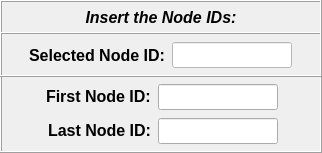
     <widget class="QFrame" name="frame_7">
      <property name="geometry">
       <rect>
        <x>54</x>
        <y>8</y>
        <width>322</width>
        <height>153</height>
       </rect>
      </property>
      <property name="minimumSize">
       <size>
        <width>322</width>
        <height>0</height>
       </size>
      </property>
      <property name="maximumSize">
       <size>
        <width>322</width>
        <height>16777215</height>
       </size>
      </property>
      <property name="frameShape">
       <enum>QFrame::Box</enum>
      </property>
      <property name="frameShadow">
       <enum>QFrame::Raised</enum>
      </property>
      <widget class="QLabel" name="label_7">
       <property name="geometry">
        <rect>
         <x>0</x>
         <y>0</y>
         <width>322</width>
         <height>34</height>
        </rect>
       </property>
       <property name="minimumSize">
        <size>
         <width>322</width>
         <height>34</height>
        </size>
       </property>
       <property name="maximumSize">
        <size>
         <width>322</width>
         <height>34</height>
        </size>
       </property>
       <property name="font">
        <font>
         <family>Arial</family>
         <pointsize>12</pointsize>
         <weight>75</weight>
         <italic>true</italic>
         <bold>true</bold>
        </font>
       </property>
       <property name="frameShape">
        <enum>QFrame::Box</enum>
       </property>
       <property name="frameShadow">
        <enum>QFrame::Raised</enum>
       </property>
       <property name="text">
        <string>Insert the Node IDs:</string>
       </property>
       <property name="alignment">
        <set>Qt::AlignCenter</set>
       </property>
      </widget>
      <widget class="QLineEdit" name="lineEdit_id_labels_2">
       <property name="enabled">
        <bool>false</bool>
       </property>
       <property name="geometry">
        <rect>
         <x>16</x>
         <y>84</y>
         <width>139</width>
         <height>25</height>
        </rect>
       </property>
       <property name="palette">
        <palette>
         <active>
          <colorrole role="WindowText">
           <brush brushstyle="SolidPattern">
            <color alpha="255">
             <red>0</red>
             <green>0</green>
             <blue>0</blue>
            </color>
           </brush>
          </colorrole>
          <colorrole role="Dark">
           <brush brushstyle="SolidPattern">
            <color alpha="255">
             <red>0</red>
             <green>0</green>
             <blue>0</blue>
            </color>
           </brush>
          </colorrole>
          <colorrole role="Text">
           <brush brushstyle="SolidPattern">
            <color alpha="255">
             <red>0</red>
             <green>0</green>
             <blue>0</blue>
            </color>
           </brush>
          </colorrole>
          <colorrole role="ButtonText">
           <brush brushstyle="SolidPattern">
            <color alpha="255">
             <red>0</red>
             <green>0</green>
             <blue>0</blue>
            </color>
           </brush>
          </colorrole>
         </active>
         <inactive>
          <colorrole role="WindowText">
           <brush brushstyle="SolidPattern">
            <color alpha="255">
             <red>0</red>
             <green>0</green>
             <blue>0</blue>
            </color>
           </brush>
          </colorrole>
          <colorrole role="Dark">
           <brush brushstyle="SolidPattern">
            <color alpha="255">
             <red>0</red>
             <green>0</green>
             <blue>0</blue>
            </color>
           </brush>
          </colorrole>
          <colorrole role="Text">
           <brush brushstyle="SolidPattern">
            <color alpha="255">
             <red>0</red>
             <green>0</green>
             <blue>0</blue>
            </color>
           </brush>
          </colorrole>
          <colorrole role="ButtonText">
           <brush brushstyle="SolidPattern">
            <color alpha="255">
             <red>0</red>
             <green>0</green>
             <blue>0</blue>
            </color>
           </brush>
          </colorrole>
         </inactive>
         <disabled>
          <colorrole role="WindowText">
           <brush brushstyle="SolidPattern">
            <color alpha="255">
             <red>0</red>
             <green>0</green>
             <blue>0</blue>
            </color>
           </brush>
          </colorrole>
          <colorrole role="Dark">
           <brush brushstyle="SolidPattern">
            <color alpha="255">
             <red>0</red>
             <green>0</green>
             <blue>0</blue>
            </color>
           </brush>
          </colorrole>
          <colorrole role="Text">
           <brush brushstyle="SolidPattern">
            <color alpha="255">
             <red>0</red>
             <green>0</green>
             <blue>0</blue>
            </color>
           </brush>
          </colorrole>
          <colorrole role="ButtonText">
           <brush brushstyle="SolidPattern">
            <color alpha="255">
             <red>0</red>
             <green>0</green>
             <blue>0</blue>
            </color>
           </brush>
          </colorrole>
         </disabled>
        </palette>
       </property>
       <property name="font">
        <font>
         <family>Arial</family>
         <pointsize>12</pointsize>
         <weight>75</weight>
         <italic>false</italic>
         <bold>true</bold>
        </font>
       </property>
       <property name="focusPolicy">
        <enum>Qt::ClickFocus</enum>
       </property>
       <property name="autoFillBackground">
        <bool>false</bool>
       </property>
       <property name="text">
        <string>First Node ID:</string>
       </property>
       <property name="frame">
        <bool>false</bool>
       </property>
       <property name="alignment">
        <set>Qt::AlignRight|Qt::AlignTrailing|Qt::AlignVCenter</set>
       </property>
      </widget>
      <widget class="QLineEdit" name="lineEdit_last_node_ID">
       <property name="geometry">
        <rect>
         <x>158</x>
         <y>118</y>
         <width>120</width>
         <height>26</height>
        </rect>
       </property>
       <property name="minimumSize">
        <size>
         <width>0</width>
         <height>26</height>
        </size>
       </property>
       <property name="maximumSize">
        <size>
         <width>16777215</width>
         <height>26</height>
        </size>
       </property>
       <property name="font">
        <font>
         <family>Arial</family>
         <pointsize>12</pointsize>
         <weight>75</weight>
         <italic>true</italic>
         <bold>true</bold>
        </font>
       </property>
       <property name="focusPolicy">
        <enum>Qt::ClickFocus</enum>
       </property>
       <property name="styleSheet">
        <string notr="true">color: rgb(0, 0, 255);</string>
       </property>
       <property name="text">
        <string/>
       </property>
       <property name="alignment">
        <set>Qt::AlignCenter</set>
       </property>
      </widget>
      <widget class="QLineEdit" name="lineEdit_first_node_ID">
       <property name="geometry">
        <rect>
         <x>158</x>
         <y>84</y>
         <width>120</width>
         <height>26</height>
        </rect>
       </property>
       <property name="minimumSize">
        <size>
         <width>0</width>
         <height>26</height>
        </size>
       </property>
       <property name="maximumSize">
        <size>
         <width>16777215</width>
         <height>26</height>
        </size>
       </property>
       <property name="font">
        <font>
         <family>Arial</family>
         <pointsize>12</pointsize>
         <weight>75</weight>
         <italic>true</italic>
         <bold>true</bold>
        </font>
       </property>
       <property name="focusPolicy">
        <enum>Qt::ClickFocus</enum>
       </property>
       <property name="styleSheet">
        <string notr="true">color: rgb(0, 0, 255);</string>
       </property>
       <property name="text">
        <string/>
       </property>
       <property name="alignment">
        <set>Qt::AlignCenter</set>
       </property>
      </widget>
      <widget class="QLineEdit" name="lineEdit_id_labels_3">
       <property name="enabled">
        <bool>false</bool>
       </property>
       <property name="geometry">
        <rect>
         <x>14</x>
         <y>118</y>
         <width>141</width>
         <height>25</height>
        </rect>
       </property>
       <property name="palette">
        <palette>
         <active>
          <colorrole role="WindowText">
           <brush brushstyle="SolidPattern">
            <color alpha="255">
             <red>0</red>
             <green>0</green>
             <blue>0</blue>
            </color>
           </brush>
          </colorrole>
          <colorrole role="Dark">
           <brush brushstyle="SolidPattern">
            <color alpha="255">
             <red>0</red>
             <green>0</green>
             <blue>0</blue>
            </color>
           </brush>
          </colorrole>
          <colorrole role="Text">
           <brush brushstyle="SolidPattern">
            <color alpha="255">
             <red>0</red>
             <green>0</green>
             <blue>0</blue>
            </color>
           </brush>
          </colorrole>
          <colorrole role="ButtonText">
           <brush brushstyle="SolidPattern">
            <color alpha="255">
             <red>0</red>
             <green>0</green>
             <blue>0</blue>
            </color>
           </brush>
          </colorrole>
         </active>
         <inactive>
          <colorrole role="WindowText">
           <brush brushstyle="SolidPattern">
            <color alpha="255">
             <red>0</red>
             <green>0</green>
             <blue>0</blue>
            </color>
           </brush>
          </colorrole>
          <colorrole role="Dark">
           <brush brushstyle="SolidPattern">
            <color alpha="255">
             <red>0</red>
             <green>0</green>
             <blue>0</blue>
            </color>
           </brush>
          </colorrole>
          <colorrole role="Text">
           <brush brushstyle="SolidPattern">
            <color alpha="255">
             <red>0</red>
             <green>0</green>
             <blue>0</blue>
            </color>
           </brush>
          </colorrole>
          <colorrole role="ButtonText">
           <brush brushstyle="SolidPattern">
            <color alpha="255">
             <red>0</red>
             <green>0</green>
             <blue>0</blue>
            </color>
           </brush>
          </colorrole>
         </inactive>
         <disabled>
          <colorrole role="WindowText">
           <brush brushstyle="SolidPattern">
            <color alpha="255">
             <red>0</red>
             <green>0</green>
             <blue>0</blue>
            </color>
           </brush>
          </colorrole>
          <colorrole role="Dark">
           <brush brushstyle="SolidPattern">
            <color alpha="255">
             <red>0</red>
             <green>0</green>
             <blue>0</blue>
            </color>
           </brush>
          </colorrole>
          <colorrole role="Text">
           <brush brushstyle="SolidPattern">
            <color alpha="255">
             <red>0</red>
             <green>0</green>
             <blue>0</blue>
            </color>
           </brush>
          </colorrole>
          <colorrole role="ButtonText">
           <brush brushstyle="SolidPattern">
            <color alpha="255">
             <red>0</red>
             <green>0</green>
             <blue>0</blue>
            </color>
           </brush>
          </colorrole>
         </disabled>
        </palette>
       </property>
       <property name="font">
        <font>
         <family>Arial</family>
         <pointsize>12</pointsize>
         <weight>75</weight>
         <italic>false</italic>
         <bold>true</bold>
        </font>
       </property>
       <property name="focusPolicy">
        <enum>Qt::ClickFocus</enum>
       </property>
       <property name="autoFillBackground">
        <bool>false</bool>
       </property>
       <property name="text">
        <string>Last Node ID:</string>
       </property>
       <property name="frame">
        <bool>false</bool>
       </property>
       <property name="alignment">
        <set>Qt::AlignRight|Qt::AlignTrailing|Qt::AlignVCenter</set>
       </property>
      </widget>
      <widget class="QFrame" name="frame_8">
       <property name="geometry">
        <rect>
         <x>0</x>
         <y>32</y>
         <width>322</width>
         <height>45</height>
        </rect>
       </property>
       <property name="minimumSize">
        <size>
         <width>322</width>
         <height>0</height>
        </size>
       </property>
       <property name="maximumSize">
        <size>
         <width>322</width>
         <height>16777215</height>
        </size>
       </property>
       <property name="frameShape">
        <enum>QFrame::Box</enum>
       </property>
       <property name="frameShadow">
        <enum>QFrame::Raised</enum>
       </property>
       <widget class="QLineEdit" name="lineEdit_selected_node_ID">
        <property name="enabled">
         <bool>false</bool>
        </property>
        <property name="geometry">
         <rect>
          <x>172</x>
          <y>10</y>
          <width>120</width>
          <height>26</height>
         </rect>
        </property>
        <property name="maximumSize">
         <size>
          <width>16777215</width>
          <height>26</height>
         </size>
        </property>
        <property name="sizeIncrement">
         <size>
          <width>0</width>
          <height>26</height>
         </size>
        </property>
        <property name="font">
         <font>
          <family>Arial</family>
          <pointsize>12</pointsize>
          <weight>75</weight>
          <italic>true</italic>
          <bold>true</bold>
         </font>
        </property>
        <property name="focusPolicy">
         <enum>Qt::ClickFocus</enum>
        </property>
        <property name="styleSheet">
         <string notr="true">color: rgb(0, 0, 0);
background-color: rgb(255, 255, 255);</string>
        </property>
        <property name="alignment">
         <set>Qt::AlignCenter</set>
        </property>
       </widget>
       <widget class="QLineEdit" name="lineEdit_id_labels">
        <property name="enabled">
         <bool>false</bool>
        </property>
        <property name="geometry">
         <rect>
          <x>14</x>
          <y>10</y>
          <width>155</width>
          <height>26</height>
         </rect>
        </property>
        <property name="minimumSize">
         <size>
          <width>0</width>
          <height>26</height>
         </size>
        </property>
        <property name="maximumSize">
         <size>
          <width>16777215</width>
          <height>26</height>
         </size>
        </property>
        <property name="palette">
         <palette>
          <active>
           <colorrole role="WindowText">
            <brush brushstyle="SolidPattern">
             <color alpha="255">
              <red>0</red>
              <green>0</green>
              <blue>0</blue>
             </color>
            </brush>
           </colorrole>
           <colorrole role="Dark">
            <brush brushstyle="SolidPattern">
             <color alpha="255">
              <red>0</red>
              <green>0</green>
              <blue>0</blue>
             </color>
            </brush>
           </colorrole>
           <colorrole role="Text">
            <brush brushstyle="SolidPattern">
             <color alpha="255">
              <red>0</red>
              <green>0</green>
              <blue>0</blue>
             </color>
            </brush>
           </colorrole>
           <colorrole role="ButtonText">
            <brush brushstyle="SolidPattern">
             <color alpha="255">
              <red>0</red>
              <green>0</green>
              <blue>0</blue>
             </color>
            </brush>
           </colorrole>
          </active>
          <inactive>
           <colorrole role="WindowText">
            <brush brushstyle="SolidPattern">
             <color alpha="255">
              <red>0</red>
              <green>0</green>
              <blue>0</blue>
             </color>
            </brush>
           </colorrole>
           <colorrole role="Dark">
            <brush brushstyle="SolidPattern">
             <color alpha="255">
              <red>0</red>
              <green>0</green>
              <blue>0</blue>
             </color>
            </brush>
           </colorrole>
           <colorrole role="Text">
            <brush brushstyle="SolidPattern">
             <color alpha="255">
              <red>0</red>
              <green>0</green>
              <blue>0</blue>
             </color>
            </brush>
           </colorrole>
           <colorrole role="ButtonText">
            <brush brushstyle="SolidPattern">
             <color alpha="255">
              <red>0</red>
              <green>0</green>
              <blue>0</blue>
             </color>
            </brush>
           </colorrole>
          </inactive>
          <disabled>
           <colorrole role="WindowText">
            <brush brushstyle="SolidPattern">
             <color alpha="255">
              <red>0</red>
              <green>0</green>
              <blue>0</blue>
             </color>
            </brush>
           </colorrole>
           <colorrole role="Dark">
            <brush brushstyle="SolidPattern">
             <color alpha="255">
              <red>0</red>
              <green>0</green>
              <blue>0</blue>
             </color>
            </brush>
           </colorrole>
           <colorrole role="Text">
            <brush brushstyle="SolidPattern">
             <color alpha="255">
              <red>0</red>
              <green>0</green>
              <blue>0</blue>
             </color>
            </brush>
           </colorrole>
           <colorrole role="ButtonText">
            <brush brushstyle="SolidPattern">
             <color alpha="255">
              <red>0</red>
              <green>0</green>
              <blue>0</blue>
             </color>
            </brush>
           </colorrole>
          </disabled>
         </palette>
        </property>
        <property name="font">
         <font>
          <family>Arial</family>
          <pointsize>12</pointsize>
          <weight>75</weight>
          <italic>false</italic>
          <bold>true</bold>
         </font>
        </property>
        <property name="focusPolicy">
         <enum>Qt::ClickFocus</enum>
        </property>
        <property name="autoFillBackground">
         <bool>false</bool>
        </property>
        <property name="text">
         <string>Selected Node ID:</string>
        </property>
        <property name="frame">
         <bool>false</bool>
        </property>
        <property name="alignment">
         <set>Qt::AlignRight|Qt::AlignTrailing|Qt::AlignVCenter</set>
        </property>
       </widget>
      </widget>
     </widget>
